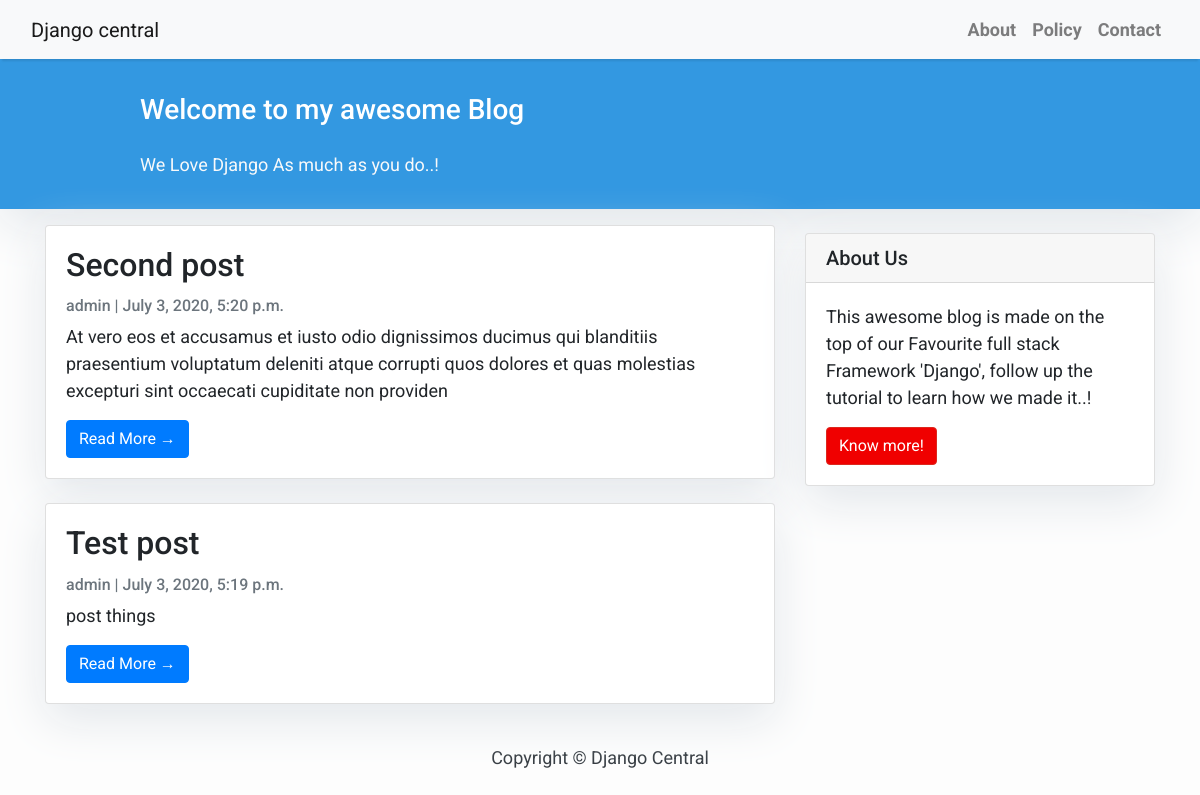
The page / on the database its author committed.
### blog/models.py (models this page shows, shortened)
class Post(models.Model):
    title = models.CharField(max_length=200, unique=True)
    slug = models.SlugField(max_length=200, unique=True)
    author = models.ForeignKey(User, on_delete= models.CASCADE,related_name='blog_posts')
    updated_on = models.DateTimeField(auto_now= True)
    content = models.TextField()
    created_on = models.DateTimeField(auto_now_add=True)
    status = models.IntegerField(choices=STATUS, default=0)
    class Meta:
        ordering = ['-created_on']

### blog/views.py (the view)
# urls.py: path('', views.PostList.as_view(), name='home'),
class PostList(generic.ListView):
    queryset = Post.objects.filter(status=1).order_by('-created_on')
    template_name = 'index.html'

### templates/index.html (shortened to what this page needs)
{% extends "base.html" %}
{% block content %}
<header class="masthead">
    <div class="container">
        <div class="row">
            <div class=" col-md-8 col-md-10 mx-auto">
                <div class="site-heading">
                    <h3 class=" site-heading my-4 mt-3 text-white"> Welcome to my awesome Blog </h3>
                    <p class="text-light">We Love Django As much as you do..! &nbsp
                    </p>
                </div>
            </div>
        </div>
    </div>
</header>
<div class="container">
    <div class="row">
        <div class="col-md-8 mt-3 left">
            {% for post in post_list %}
            <div class="card mb-4">
                <div class="card-body">
                    <h2 class="card-title">{{ post.title }}</h2>
                    <p class="card-text text-muted h6">{{ post.author }} | {{ post.created_on}} </p>
                    <p class="card-text">{{post.content|slice:":200" }}</p>
                    <a href="{% url 'post_detail' post.slug  %}" class="btn btn-primary">Read More &rarr;</a>
                </div>
            </div>
            {% endfor %}
        </div>
        {% block sidebar %} {% include 'sidebar.html' %} {% endblock sidebar %}
    </div>
</div>
{%endblock%}

### templates/base.html (shortened to what this page needs)
<!DOCTYPE html>
<html>
    <head>
        <link rel="stylesheet" href="https://maxcdn.bootstrapcdn.com/bootstrap/4.0.0/css/bootstrap.min.css"
 />
    </head>
    <body>
        <nav class="navbar navbar-expand-lg navbar-light bg-light shadow" id="mainNav">
            <div class="container-fluid">
                <a class="navbar-brand" href="{% url 'home' %}">Django central</a>
                <div class="collapse navbar-collapse" id="navbarResponsive">
                    <ul class="navbar-nav ml-auto">
                        <li class="nav-item text-black">
                            <a class="nav-link text-black font-weight-bold" href="#">About</a>
                        </li>
                        <li class="nav-item text-black">
                            <a class="nav-link text-black font-weight-bold" href="#">Policy</a>
                        </li>
                        <li class="nav-item text-black">
                            <a class="nav-link text-black font-weight-bold" href="#">Contact</a>
                        </li>
                    </ul>
                </div>
            </div>
        </nav>
        {% block content %}{% endblock content %}
        <footer class="py-3 bg-grey">
            <p class="m-0 text-dark text-center ">Copyright &copy; Django Central</p>
        </footer>
    </body>
</html>

### templates/sidebar.html (shortened to what this page needs)
{% block sidebar %}
<div class="col-md-4 float-right ">
<div class="card my-4">
        <h5 class="card-header">About Us</h5>
    <div class="card-body">
        <p class="card-text"> This awesome blog is made on the top of our Favourite full stack Framework 'Django', follow up the tutorial to learn how we made it..!</p>
        <a href="https://djangocentral.com/building-a-blog-application-with-django"
           class="btn btn-danger">Know more!</a>
    </div>
</div>
</div>
{% endblock sidebar %}

### templates/base.html (style rules this page uses)
body { font-family: "Roboto", sans-serif; font-size: 17px; background-color: #fdfdfd; }
.shadow { box-shadow: 0 4px 2px -2px rgba(0, 0, 0, 0.1); }
.btn-danger { color: #fff; background-color: #f00000; border-color: #dc281e; }
.masthead { background: #3398E1; height: auto; padding-bottom: 15px; box-shadow: 0 16px 48px #E3E7EB; padding-top: 10px; }

### templates/index.html (style rules this page uses)
body { font-family: "Roboto", sans-serif; font-size: 18px; background-color: #fdfdfd; }
.card { box-shadow: 0 16px 48px #E3E7EB; }

### templates/sidebar.html (style rules this page uses)
.card { box-shadow: 0 16px 48px #E3E7EB; }

### rows shown on the page
Post: title "Second post", author "admin", created_on "July 3, 2020, 5:20 p.m.", content "At vero eos et accusamus et iusto odio dignissimos ducimus qui blanditiis praesentium voluptatum deleniti atque corrupti quos dolores et quas molestias excepturi sint occaecati cupiditate non providen"
Post: title "Test post", author "admin", created_on "July 3, 2020, 5:19 p.m.", content "post things"
